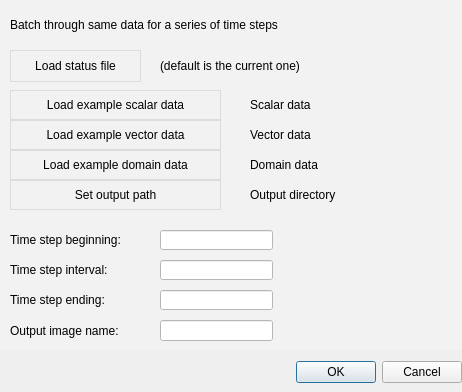
<?xml version="1.0" encoding="UTF-8"?>
<ui version="4.0">
 <class>Batch3D</class>
 <widget class="QDialog" name="Batch3D">
  <property name="geometry">
   <rect>
    <x>0</x>
    <y>0</y>
    <width>462</width>
    <height>392</height>
   </rect>
  </property>
  <property name="windowTitle">
   <string>Dialog</string>
  </property>
  <property name="styleSheet">
   <string notr="true"/>
  </property>
  <layout class="QGridLayout" name="gridLayout">
   <property name="leftMargin">
    <number>0</number>
   </property>
   <property name="topMargin">
    <number>0</number>
   </property>
   <property name="rightMargin">
    <number>0</number>
   </property>
   <property name="bottomMargin">
    <number>0</number>
   </property>
   <property name="spacing">
    <number>0</number>
   </property>
   <item row="0" column="0">
    <layout class="QVBoxLayout" name="verticalLayout">
     <property name="spacing">
      <number>0</number>
     </property>
     <item>
      <widget class="QWidget" name="widget" native="true">
       <property name="minimumSize">
        <size>
         <width>450</width>
         <height>350</height>
        </size>
       </property>
       <property name="styleSheet">
        <string notr="true">

.QWidget{
	background-color:rgb(242,242,242);
	/*font: 15pt &quot;Arial&quot;;*/
}

QPushButton{
	    border:1px solid rgb(220,220,220);

	height:38px;
}

QPushButton:hover{
	background-color:rgb(150, 188, 201);
border-radius:0px;
color:white;
}

QTabWidget{
	background-color:rgb(0,0,100);
	border:none;
}

/*QTabWidget::tab-bar{
background:#FFFFFF;
alignment:center;

}*/

QTabWidget::pane{
	
	background-color:rgb(0,0,255);
border: 0px solid black;
}

QTabBar::tab{
background: #018FBF;
	padding: 0px 10px;
  color:#ffffff;
margin: 0px 0px;
height:30px;
width:70px;
}
QTabBar::tab:last{
border-right:1px solid rgb(153,153,153);
width:69px;
}

QTabBar::tab:selected, QTabBar::tab:hover {
    background: #015B8D;
}

QTabBar::tab:selected {
    border-color: #F1F1F1;
    border-bottom-color: #F1F1F1; /* same as pane color */
}

QTabBar::tab:!selected {
    margin-top: 0px; /* make non-selected tabs look smaller */
}

QTabBar::tear{
	width:0px;
border:none;
}

QTabBar::scroller{
	width:0px;
border:none;
}

QGroupBox{
	/*background-color: rgb(230,230,230);*/
	/*border: 2px solid rgb(210,210,210);*/
border-radius:0px;
border: 1px solid black;
margin-top:26px;
}

QGroupBox::title{
subcontrol-origin:margin;
	background-color:rgb(210,210,210);

padding: 5px 10px;
}


QLineEdit{
	background-color:rgb(255,255,255);
/*border:1px solid rgb(220,220,220);
min-width:58px;
min-height:38px;
qproperty-alignment: AlignCenter;*/
}

QLineEdit::hover, QLineEdit:focus{
	background-color:rgb(255,255,255);
}

QLineEdit:focus{
	background-color:rgb(255,255,255);
}

/*QLabel{
background-color:rgb(230, 230, 230);
qproperty-alignment: AlignCenter;
}*/




QComboBox {
    border:1px solid rgb(220,220,220);
}


QComboBox:!editable {


     background: qlineargradient(x1: 0, y1: 0, x2: 0, y2: 1,
                                 stop: 0 #E1E1E1, stop: 0.4 #DDDDDD,
                                 stop: 0.5 #D8D8D8, stop: 1.0 #D3D3D3);
}

/* QComboBox gets the &quot;on&quot; state when the popup is open */
QComboBox:!editable:on {
    background: qlineargradient(x1: 0, y1: 0, x2: 0, y2: 1,
                                stop: 0 #D3D3D3, stop: 0.4 #D8D8D8,
                                stop: 0.5 #DDDDDD, stop: 1.0 #E1E1E1);


border-radius:0px;

}

QComboBox:on { /* shift the text when the popup opens */
    padding-top: 0px;
    padding-left: 20px;

}

QComboBox::drop-down {
    subcontrol-origin: padding;
    subcontrol-position: top right;
    width: 15px;
		qproperty-alignment: AlignCenter;
	border-left-width: 0px;
    border-left-color: darkgray;
    border-left-style: solid; /* just a single line */
	padding-right:2px;

}

QComboBox::down-arrow {

   image:url(:/Icons/dropdown.png);
	width:12px;
}

QComboBox::down-arrow:on { /* shift the arrow when popup is open */
    top: 1px;
    left: 1px;
}

QComboBox QListView
{
	border-radius:0px;
    selection-background-color: QLinearGradient( x1: 0, y1: 0, x2: 0, y2: 1, stop: 0 #8DAEBE, stop: 1 #678EA3);

	background-color:rgb(220,220,220);
outline: 0;
}

QComboBox QListView::item{
	color:rgb(0,0,0);
height:31px;
}

QComboBox QListView::item:selected{
	color:rgb(0,0,0);
background-color: QLinearGradient( x1: 0, y1: 0, x2: 0, y2: 1, stop: 0 #8DAEBE, stop: 1 #678EA3);
	height:31px;

}
</string>
       </property>
       <widget class="QPushButton" name="loadScalar_PB">
        <property name="geometry">
         <rect>
          <x>10</x>
          <y>90</y>
          <width>211</width>
          <height>30</height>
         </rect>
        </property>
        <property name="text">
         <string>Load example scalar data</string>
        </property>
       </widget>
       <widget class="QLineEdit" name="timeInterval_LE">
        <property name="geometry">
         <rect>
          <x>160</x>
          <y>260</y>
          <width>113</width>
          <height>20</height>
         </rect>
        </property>
       </widget>
       <widget class="QLabel" name="loadStatusFile_LB">
        <property name="geometry">
         <rect>
          <x>160</x>
          <y>50</y>
          <width>191</width>
          <height>31</height>
         </rect>
        </property>
        <property name="text">
         <string>(default is the current one)</string>
        </property>
       </widget>
       <widget class="QLabel" name="label_4">
        <property name="geometry">
         <rect>
          <x>10</x>
          <y>290</y>
          <width>131</width>
          <height>20</height>
         </rect>
        </property>
        <property name="text">
         <string>Time step ending:</string>
        </property>
       </widget>
       <widget class="QPushButton" name="loadVector_PB">
        <property name="geometry">
         <rect>
          <x>10</x>
          <y>120</y>
          <width>211</width>
          <height>30</height>
         </rect>
        </property>
        <property name="text">
         <string>Load example vector data</string>
        </property>
       </widget>
       <widget class="QLineEdit" name="timeEnd_LE">
        <property name="geometry">
         <rect>
          <x>160</x>
          <y>290</y>
          <width>113</width>
          <height>20</height>
         </rect>
        </property>
       </widget>
       <widget class="QLabel" name="label_2">
        <property name="geometry">
         <rect>
          <x>10</x>
          <y>10</y>
          <width>331</width>
          <height>30</height>
         </rect>
        </property>
        <property name="text">
         <string>Batch through same data for a series of time steps</string>
        </property>
       </widget>
       <widget class="QPushButton" name="loadStatusFile_PB">
        <property name="geometry">
         <rect>
          <x>10</x>
          <y>50</y>
          <width>131</width>
          <height>32</height>
         </rect>
        </property>
        <property name="text">
         <string>Load status file</string>
        </property>
       </widget>
       <widget class="QPushButton" name="loadDomain_PB">
        <property name="geometry">
         <rect>
          <x>10</x>
          <y>150</y>
          <width>211</width>
          <height>30</height>
         </rect>
        </property>
        <property name="text">
         <string>Load example domain data</string>
        </property>
       </widget>
       <widget class="QLabel" name="label_3">
        <property name="geometry">
         <rect>
          <x>10</x>
          <y>230</y>
          <width>131</width>
          <height>20</height>
         </rect>
        </property>
        <property name="text">
         <string>Time step beginning:</string>
        </property>
       </widget>
       <widget class="QLabel" name="label_5">
        <property name="geometry">
         <rect>
          <x>10</x>
          <y>260</y>
          <width>121</width>
          <height>20</height>
         </rect>
        </property>
        <property name="text">
         <string>Time step interval:</string>
        </property>
       </widget>
       <widget class="QLineEdit" name="timeBegin_LE">
        <property name="geometry">
         <rect>
          <x>160</x>
          <y>230</y>
          <width>113</width>
          <height>20</height>
         </rect>
        </property>
       </widget>
       <widget class="QLabel" name="scalarName_LB">
        <property name="geometry">
         <rect>
          <x>250</x>
          <y>90</y>
          <width>181</width>
          <height>30</height>
         </rect>
        </property>
        <property name="text">
         <string>Scalar data</string>
        </property>
       </widget>
       <widget class="QLabel" name="vectorName_LB">
        <property name="geometry">
         <rect>
          <x>250</x>
          <y>120</y>
          <width>181</width>
          <height>30</height>
         </rect>
        </property>
        <property name="text">
         <string>Vector data</string>
        </property>
       </widget>
       <widget class="QLabel" name="domainName_LB">
        <property name="geometry">
         <rect>
          <x>250</x>
          <y>150</y>
          <width>181</width>
          <height>30</height>
         </rect>
        </property>
        <property name="text">
         <string>Domain data</string>
        </property>
       </widget>
       <widget class="QLabel" name="label">
        <property name="geometry">
         <rect>
          <x>10</x>
          <y>320</y>
          <width>131</width>
          <height>21</height>
         </rect>
        </property>
        <property name="text">
         <string>Output image name:</string>
        </property>
       </widget>
       <widget class="QLineEdit" name="outputName_LE">
        <property name="geometry">
         <rect>
          <x>160</x>
          <y>320</y>
          <width>113</width>
          <height>21</height>
         </rect>
        </property>
       </widget>
       <widget class="QPushButton" name="exportDir_PB">
        <property name="geometry">
         <rect>
          <x>10</x>
          <y>180</y>
          <width>211</width>
          <height>30</height>
         </rect>
        </property>
        <property name="text">
         <string>Set output path</string>
        </property>
       </widget>
       <widget class="QLabel" name="exportDir_LB">
        <property name="geometry">
         <rect>
          <x>250</x>
          <y>180</y>
          <width>181</width>
          <height>30</height>
         </rect>
        </property>
        <property name="text">
         <string>Output directory</string>
        </property>
       </widget>
      </widget>
     </item>
     <item>
      <spacer name="verticalSpacer">
       <property name="orientation">
        <enum>Qt::Vertical</enum>
       </property>
       <property name="sizeHint" stdset="0">
        <size>
         <width>20</width>
         <height>18</height>
        </size>
       </property>
      </spacer>
     </item>
     <item>
      <widget class="QDialogButtonBox" name="buttonBox">
       <property name="minimumSize">
        <size>
         <width>400</width>
         <height>40</height>
        </size>
       </property>
       <property name="orientation">
        <enum>Qt::Horizontal</enum>
       </property>
       <property name="standardButtons">
        <set>QDialogButtonBox::Cancel|QDialogButtonBox::Ok</set>
       </property>
      </widget>
     </item>
    </layout>
   </item>
  </layout>
 </widget>
 <tabstops>
  <tabstop>loadStatusFile_PB</tabstop>
  <tabstop>loadScalar_PB</tabstop>
  <tabstop>loadVector_PB</tabstop>
  <tabstop>loadDomain_PB</tabstop>
  <tabstop>exportDir_PB</tabstop>
  <tabstop>timeBegin_LE</tabstop>
  <tabstop>timeInterval_LE</tabstop>
  <tabstop>timeEnd_LE</tabstop>
  <tabstop>outputName_LE</tabstop>
 </tabstops>
 <resources/>
 <connections>
  <connection>
   <sender>buttonBox</sender>
   <signal>accepted()</signal>
   <receiver>Batch3D</receiver>
   <slot>accept()</slot>
   <hints>
    <hint type="sourcelabel">
     <x>248</x>
     <y>254</y>
    </hint>
    <hint type="destinationlabel">
     <x>157</x>
     <y>274</y>
    </hint>
   </hints>
  </connection>
  <connection>
   <sender>buttonBox</sender>
   <signal>rejected()</signal>
   <receiver>Batch3D</receiver>
   <slot>reject()</slot>
   <hints>
    <hint type="sourcelabel">
     <x>316</x>
     <y>260</y>
    </hint>
    <hint type="destinationlabel">
     <x>286</x>
     <y>274</y>
    </hint>
   </hints>
  </connection>
 </connections>
</ui>
